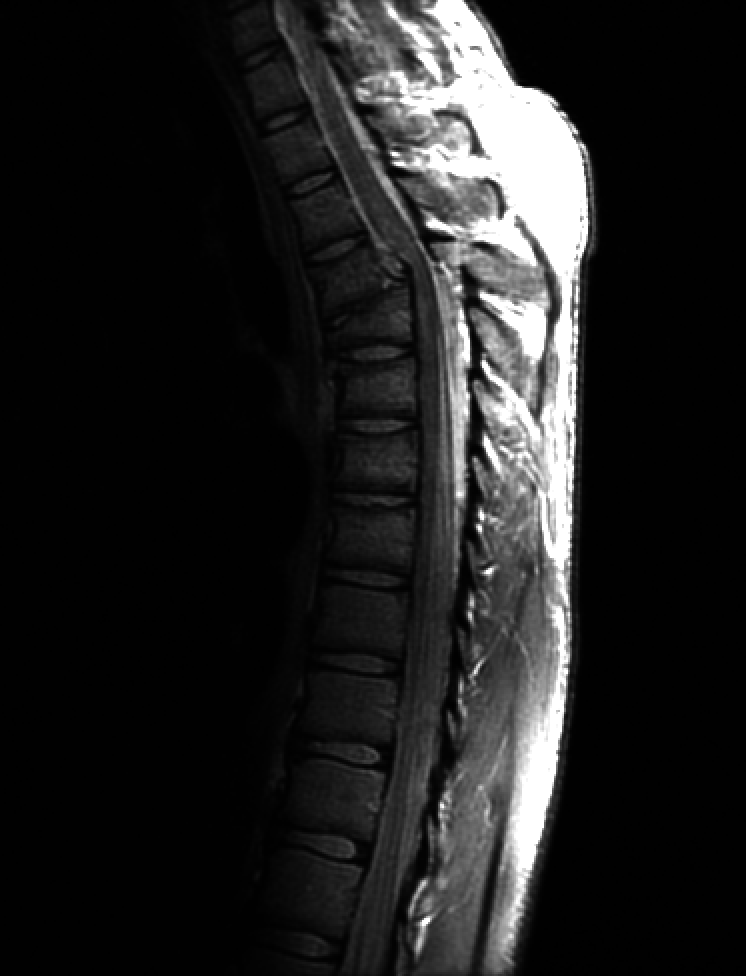
%> input picture Fig0308(a)(fractured_spine).tif, 746 x 976 px
$ octave p0302_hist.m   (GNU Octave 9; MATLAB toolbox functions it lacks are replaced by stand-ins)
%> lines starting %> are read from the running program, lines starting %| are printed output that depends on the picture
clear;
clc;
close all;

img = imread('Fig0308(a)(fractured_spine).tif');
%> img is the input picture: size 976x746 uint8; min 0, max 255, mean 32.6
subplot(2,2,1);
imshow(img);title("原图像");

subplot(2,2,2);
imhist(img);title("原图像直方图");

% histogram equalization
img1 = histeq(img,256);
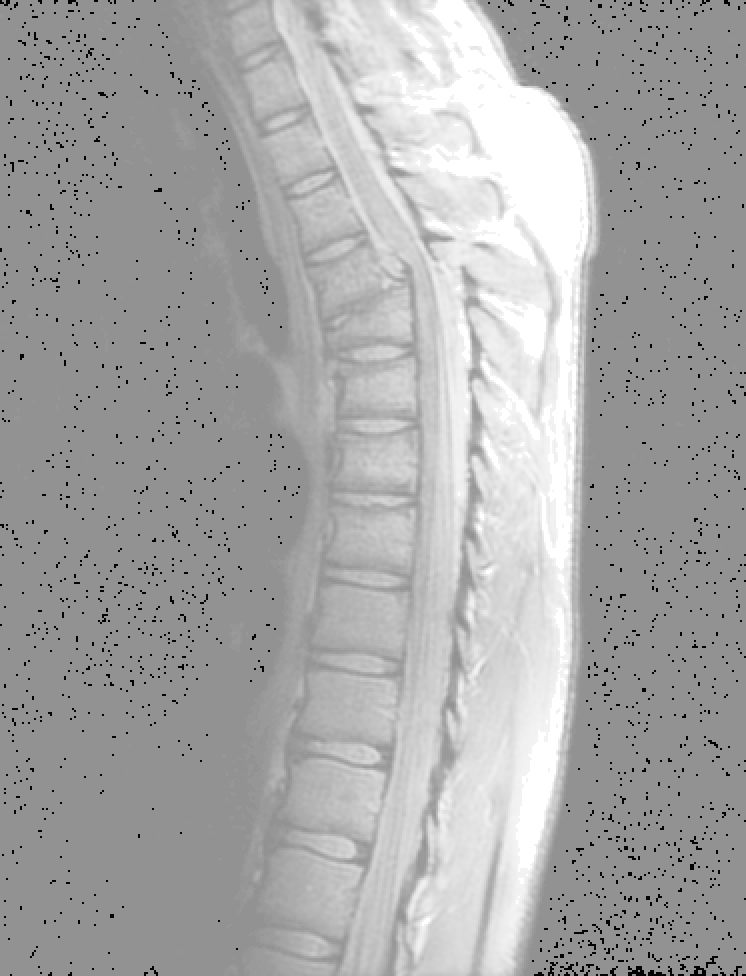
%> img1: size 976x746 uint8; min 3, max 255, mean 167.6
subplot(2,2,3);
imshow(img1);title("直方图均衡化后的图像");

subplot(2,2,4);
imhist(img1);title("直方图均衡化后的直方图");
%> after `title("直方图均衡化后的直方图")`:
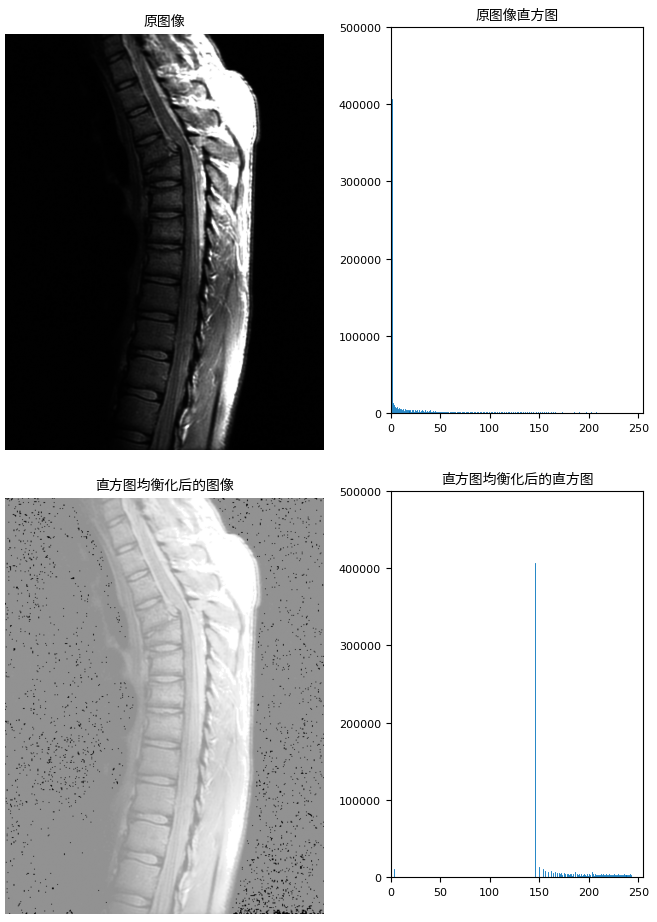
%> figure redrawn from the program's plot data, 4 panels
